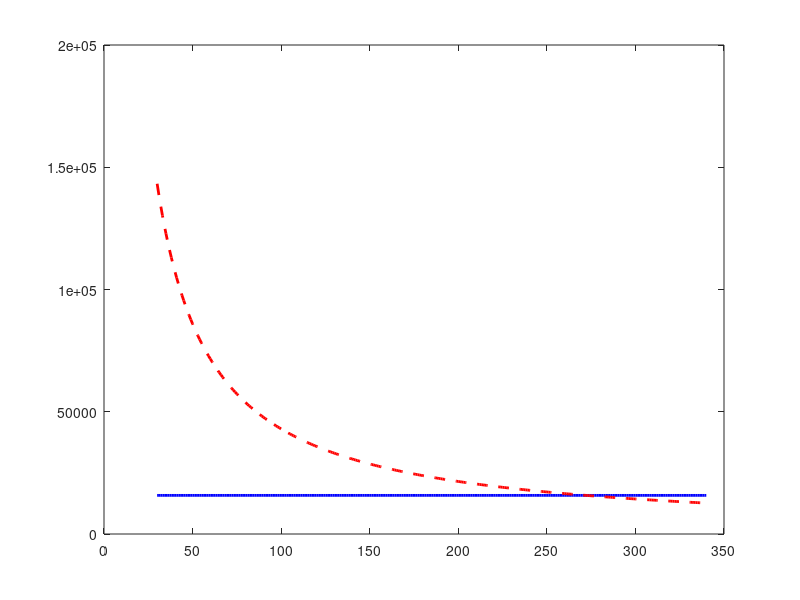

The MATLAB script that drew this image: (Note: this script raises an error after producing the figure.)
% DEMOSTRACIÓN: VARIACIÓN DEL EMPUJE CON LA VELOCIDAD (Para el Loop)

% Definimos un rango de velocidades
V = 30:1:340; 

% En un turborreactor nos da igual la velocidad, el C-101EB siempre da unos 15800 N
T_reactor = 15800 * ones(size(V)); 

% En un motor alternativo + hélice usamos una velocidad inventada (sabemos
% que a bajas velocidades da mas empuje). Sabemos que a Mach 0,8 dan
% el mismo empuje. Así podemos calcular qué potencia constante tendría la hélice.
V_ref = 272; % Suponemos que igualan empuje a Mach 0,8
P_constante = 15800 * V_ref; 

% Calculamos la fuerza de la hélice 
T_helice = P_constante ./ V; 

% Dibujamos las graficas
figure('Name', 'Comparativa Propulsiva (Loop)', 'Color', 'w');
plot(V, T_reactor, 'b-', 'LineWidth', 2); hold on;
plot(V, T_helice, 'r--', 'LineWidth', 2);

% Marcamos la nueva velocidad del ensayo del Loop (120 m/s)
xline(120, 'k:', 'LineWidth', 1.5);
plot(120, 15800, 'bo', 'MarkerSize', 8, 'MarkerFaceColor', 'b');
plot(120, P_constante/120, 'ro', 'MarkerSize', 8, 'MarkerFaceColor', 'r');

grid on;
title('Variación del Empuje Disponible (Maniobra Loop)');
xlabel('Velocidad de vuelo, V (m/s)');
ylabel('Empuje Disponible, T (N)');
legend('Turborreactor (T \approx Constante)', 'Hélice (P = Constante)', 'Velocidad del Ensayo (120 m/s)');

% --- TEXTO POR CONSOLA ---
fprintf('\n--- RESULTADOS A LA VELOCIDAD DEL LOOP (120 m/s) ---\n');
fprintf('Empuje Turborreactor: %.0f N\n', 15800);
fprintf('Empuje Hélice:        %.0f N\n', P_constante / 120);
fprintf('----------------------------------------------------\n');
fprintf('CONCLUSIÓN: La hélice pierde %.0f N de fuerza respecto al reactor.\n\n', 15800 - (P_constante/120));
